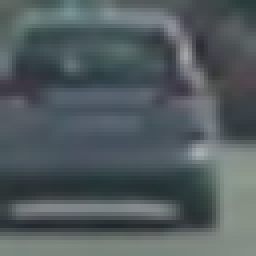
#> input picture vehicles/GTI_Far/image0006.png, 64 x 64 px (shown 4 times larger); its folder holds 4 pictures in this run
$ python vehicle_detection.py   (older library calls are emulated)
#> lines starting #> are read from the running program, lines starting #| are printed output that depends on the picture
# Import necessary libraries
import glob
import os
import time
import numpy as np
import pandas as pd
import cv2
from moviepy.editor import VideoFileClip
from sklearn.svm import SVC
from sklearn.preprocessing import StandardScaler
from sklearn.model_selection import train_test_split
from skimage.feature import hog
from scipy.ndimage.measurements import label

# Read image filenames, separating out a test set using the first 10% of the chronological images
fns_vehicle1 = glob.glob('vehicles/GTI_Far/*.png')
fns_vehicle1TEST = fns_vehicle1[:len(fns_vehicle1)//10]
fns_vehicle2 = glob.glob('vehicles/GTI_Left/*.png')
fns_vehicle2TEST = fns_vehicle2[:len(fns_vehicle2)//10]
fns_vehicle3 = glob.glob('vehicles/GTI_Right/*.png')
fns_vehicle3TEST = fns_vehicle3[:len(fns_vehicle3)//10]
fns_vehicle4 = glob.glob('vehicles/GTI_MiddleClose/*.png')
fns_vehicle4TEST = fns_vehicle4[:len(fns_vehicle4)//10]
fns_vehicleTEST = fns_vehicle1TEST + fns_vehicle2TEST + fns_vehicle3TEST + fns_vehicle4TEST
fns_vehicle5 = glob.glob('vehicles/KITTI_extracted/*.png')
fns_vehicle = fns_vehicle1[len(fns_vehicle1)//10:] + fns_vehicle2[len(fns_vehicle2)//10:] + fns_vehicle3[len(fns_vehicle3)//10:] + fns_vehicle4[len(fns_vehicle4)//10:] + fns_vehicle5

fns_novehicle1 = glob.glob('novehicles/GTI/image*.png')
fns_novehicleTEST = fns_novehicle1[:len(fns_novehicle1)//10]
fns_novehicle2 = glob.glob('novehicles/Extras/extra*.png')
fns_novehicle = fns_novehicle1[len(fns_novehicle1)//10:] + fns_novehicle2

# Function for color conversion.
def convert_color(img, color_space='RGB'):
#> called with color_space = 'RGB'
    return cv2.cvtColor(img, eval('cv2.COLOR_BGR2'+color_space))

# Get Histogram of Gradient Features. The vis argument lets you visualize the results, which helps when deciding
# how many orientation bins, pixels per cell, and cells per block to use.
def get_hog_features(img, orient=12, pix_per_cell=(8,8), cell_per_block=(2,2),
                     vis=False, feature_vec=True, bnorm='L2-Hys', cspace='GRAY'):
#> called with orient = 12, pix_per_cell = (8, 8), cell_per_block = (2, 2), vis = False, feature_vec = True, bnorm = 'L2-Hys', cspace = 'GRAY'
    if cspace != 'RGB':
        img = cv2.cvtColor(img, eval('cv2.COLOR_RGB2'+cspace))

    if vis == True:
        features, hog_image = hog(img, orientations=orient,
                                  pixels_per_cell=(pix_per_cell[0], pix_per_cell[1]),
                                  cells_per_block=(cell_per_block[0], cell_per_block[1]),
                                  transform_sqrt=False, block_norm=bnorm,
                                  visualise=vis, feature_vector=feature_vec)
        return hog_image
    else:
        features = hog(img, orientations=orient,
                       pixels_per_cell=(pix_per_cell[0], pix_per_cell[1]),
                       cells_per_block=(cell_per_block[0], cell_per_block[1]),
                       transform_sqrt=False, block_norm=bnorm,
                       visualise=vis, feature_vector=feature_vec)
#> features = 2352 values, max 0.51 at index 1494, min 0 at index 9, mean 0.088
        return features

# Spatial features. This is simply raw pixel data of the image in HLS color space downsized to 16x16.
def bin_spatial(img, color_space='HLS', size=(16, 16)):
#> called with color_space = 'HLS', size = (16, 16)
    if color_space != 'RGB':
        img = cv2.cvtColor(img, eval('cv2.COLOR_RGB2'+color_space))
#> img: shape (64, 64, 3); mean of channels 0, 1, 2 96.4, 89.3, 22.6
    features = cv2.resize(img, size).ravel()
#> features = 768 values, max 169 at index 469, min 3 at index 278, mean 69.57
    return features

# Color histogram features of image in YCrCb color space.
def color_hist(img, color_space='YCrCb', nbins=32):
#> called with color_space = 'YCrCb', nbins = 32
    if color_space != 'RGB':
        img = cv2.cvtColor(img, eval('cv2.COLOR_RGB2'+color_space))
#> img: shape (64, 64, 3); mean of channels 0, 1, 2 89.4, 122.9, 131.2
    channel1_hist = np.histogram(img[:,:,0], bins=nbins)
    channel2_hist = np.histogram(img[:,:,1], bins=nbins)
    channel3_hist = np.histogram(img[:,:,2], bins=nbins)
    hist_features = np.concatenate((channel1_hist[0], channel2_hist[0], channel3_hist[0]))
#> hist_features = 96 values, max 1013 at index 49, min 0 at index 29, mean 128
    return hist_features

# Combine all three above features into a single vector.
def extract_features(img_fn, HOG=True, SPACE=True, COLOR=True, fn=True, flip=False):
    features = []
    if fn:
        img = convert_color(cv2.imread(img_fn))
        if flip:
            img = cv2.flip(img, 1)
    else:
        img = cv2.resize(img_fn, (64,64))
    if HOG:
        features.append(get_hog_features(img))
    if SPACE:
        features.append(bin_spatial(img))
    if COLOR:
        features.append(color_hist(img))
    return np.concatenate(features)

# Sliding window function described in README. I used the code from the quiz in the Udacity Self-Driving Car lesson
# with slight alterations.
# [78 lines left out: functions slide_window, add_heat, draw_labeled_bboxes, not called in this run]

# Extract the features. Also flip the no_car images and extract the features. See README end of Section 1.
t = time.time()
car_features = [extract_features(fn) for fn in fns_vehicle]
#> call 2 of extract_features, with img_fn = 'vehicles/GTI_Far/image0131.png', HOG = True, SPACE = True, COLOR = True, fn = True, flip = False
#> in extract_features (call 2), `features = []`: features = []
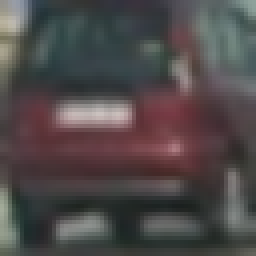
#> input picture vehicles/GTI_Far/image0131.png, 64 x 64 px (shown 4 times larger)
#> call 2 of get_hog_features, with orient = 12, pix_per_cell = (8, 8), cell_per_block = (2, 2), vis = False, feature_vec = True, bnorm = 'L2-Hys', cspace = 'GRAY'
#> in get_hog_features (call 2), `img = cv2.cvtColor(img, eval('cv2.COLOR_RGB2'+cspace))`:
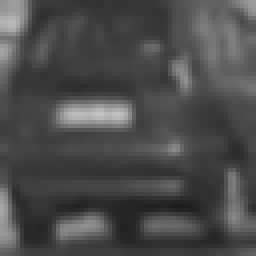
#> img: shape (64, 64) (shown 4 times larger); min 30, max 195, mean 75.3
#> in get_hog_features (call 2), `features = hog(img, orientations=orient, pixels_per_cell=(pix_per_cell..`: features = 2352 values, max 0.46 at index 761, min 0 at index 92, mean 0.0985
#> in bin_spatial (call 2), `img = cv2.cvtColor(img, eval('cv2.COLOR_RGB2'+color_space))`: img: shape (64, 64, 3); mean of channels 0, 1, 2 102, 76.5, 27.1
#> in color_hist (call 2), `img = cv2.cvtColor(img, eval('cv2.COLOR_RGB2'+color_space))`: img: shape (64, 64, 3); mean of channels 0, 1, 2 75.3, 130.9, 127.1
#> call 3 of extract_features, with img_fn = 'vehicles/GTI_Far/image0141.png', HOG = True, SPACE = True, COLOR = True, fn = True, flip = False
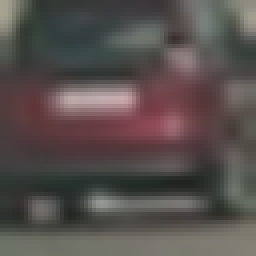
#> input picture vehicles/GTI_Far/image0141.png, 64 x 64 px (shown 4 times larger)
#> call 3 of get_hog_features, with orient = 12, pix_per_cell = (8, 8), cell_per_block = (2, 2), vis = False, feature_vec = True, bnorm = 'L2-Hys', cspace = 'GRAY'
#> in get_hog_features (call 3), `img = cv2.cvtColor(img, eval('cv2.COLOR_RGB2'+cspace))`:
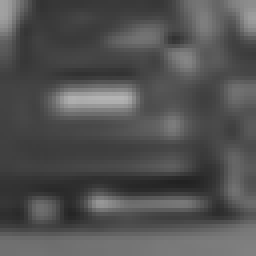
#> img: shape (64, 64) (shown 4 times larger); min 34, max 180, mean 81.8
#> in get_hog_features (call 3), `features = hog(img, orientations=orient, pixels_per_cell=(pix_per_cell..`: features = 2352 values, max 0.554 at index 425, min 0 at index 5, mean 0.0926
#> in bin_spatial (call 3), `img = cv2.cvtColor(img, eval('cv2.COLOR_RGB2'+color_space))`: img: shape (64, 64, 3); mean of channels 0, 1, 2 81.1, 82.7, 21.9
#> in color_hist (call 3), `img = cv2.cvtColor(img, eval('cv2.COLOR_RGB2'+color_space))`: img: shape (64, 64, 3); mean of channels 0, 1, 2 81.8, 132.1, 125.6
#> call 4 of extract_features, with img_fn = 'vehicles/GTI_Far/image0158.png', HOG = True, SPACE = True, COLOR = True, fn = True, flip = False
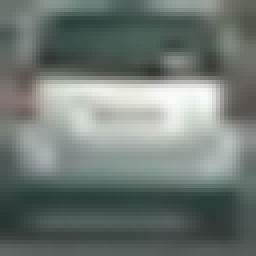
#> input picture vehicles/GTI_Far/image0158.png, 64 x 64 px (shown 4 times larger)
#> in bin_spatial (call 4), `img = cv2.cvtColor(img, eval('cv2.COLOR_RGB2'+color_space))`: img: shape (64, 64, 3); mean of channels 0, 1, 2 67.5, 115.8, 19.8
#> in color_hist (call 4), `img = cv2.cvtColor(img, eval('cv2.COLOR_RGB2'+color_space))`: img: shape (64, 64, 3); mean of channels 0, 1, 2 117.6, 123.6, 127.3
#> car_features = 4 items
nocar_features_noflip = [extract_features(fn) for fn in fns_novehicle]
nocar_features_flip = [extract_features(fn, flip=True) for fn in fns_novehicle]
nocar_features = nocar_features_noflip + nocar_features_flip
TESTcar_features = [extract_features(fn) for fn in fns_vehicleTEST]
TESTnocar_features = [extract_features(fn) for fn in fns_novehicleTEST]
print('{} sec to extract features'.format(round(time.time() - t)))
print('')

# Combine nocar and car features, scale them to have zero mean and unit variance.
# Split data into training, validation, and test sets.
#> (the run stopped early here; a loop or call above may not have finished)
